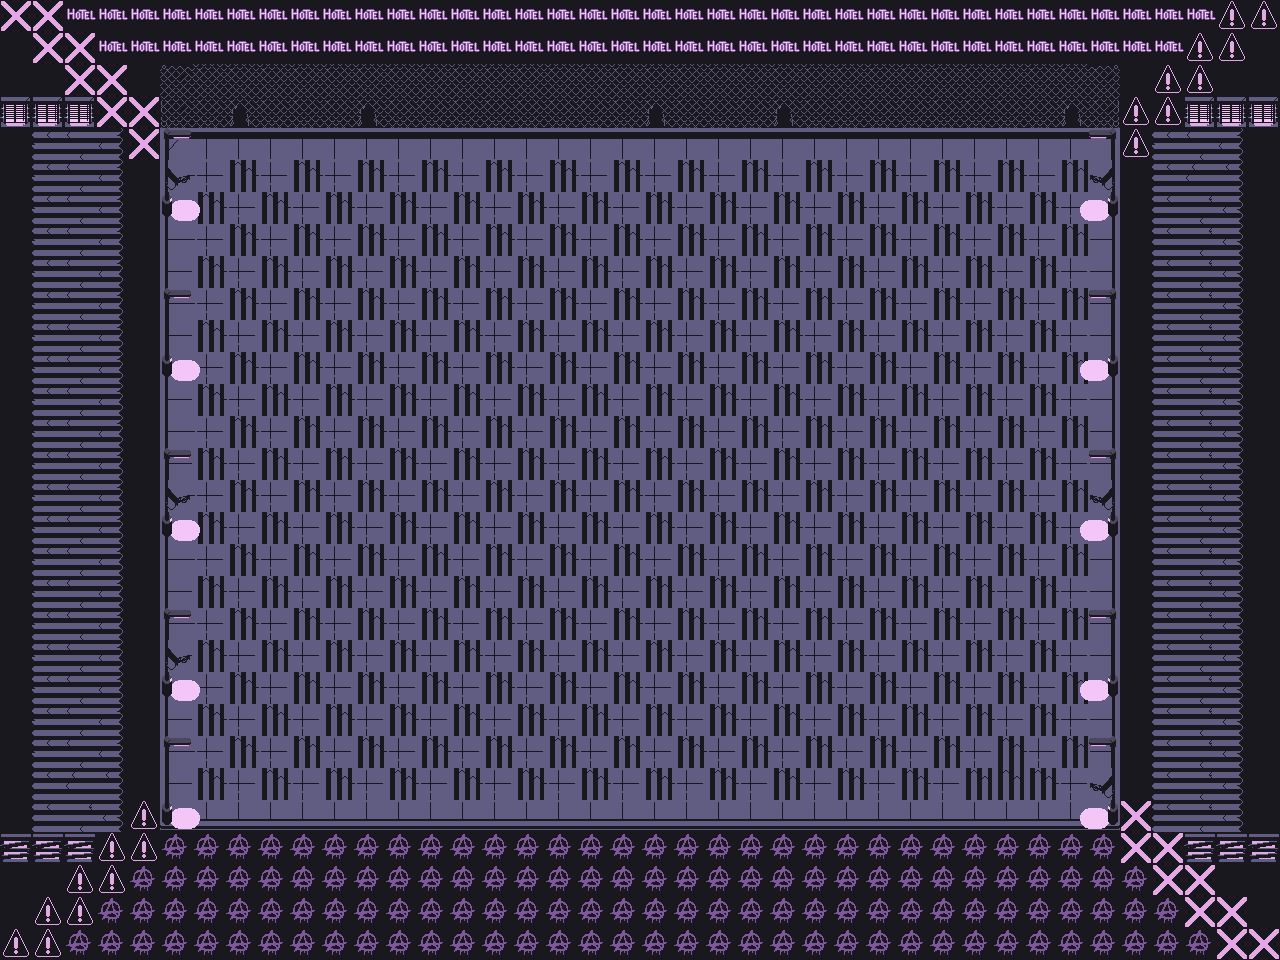

Tiled map render using the project's own tile images. Description and the map definition, with tile-layer contents summarised, below:
An orthogonal 40x30 tile map with 32x32 px tiles, 3 tile layers (CalquedeTuiles2, deco_fond, rien1).

<map version="1.10" tiledversion="1.10.2" orientation="orthogonal" renderorder="right-down" width="40" height="30" tilewidth="32" tileheight="32" infinite="0" nextlayerid="4" nextobjectid="1">
 <editorsettings>
  <export target="donjon_japon_fin.json" format="json" />
 </editorsettings>
 <tileset firstgid="1" name="carte_1" tilewidth="32" tileheight="32" tilecount="120" columns="8">
  <image source="fond_et_map/image/japontuiles.png" width="256" height="480" />
  <tile id="0">
   <properties>
    <property name="estSolide" type="bool" value="false" />
   </properties>
  </tile>
  <tile id="1">
   <properties>
    <property name="estSolide" type="bool" value="true" />
   </properties>
  </tile>
  <tile id="2">
   <properties>
    <property name="estSolide" type="bool" value="true" />
   </properties>
  </tile>
  <tile id="3">
   <properties>
    <property name="estSolide" type="bool" value="true" />
   </properties>
  </tile>
  <tile id="4">
   <properties>
    <property name="estSolide" type="bool" value="false" />
   </properties>
  </tile>
  <tile id="5">
   <properties>
    <property name="estSolide" type="bool" value="false" />
   </properties>
  </tile>
  <tile id="6">
   <properties>
    <property name="estSolide" type="bool" value="false" />
   </properties>
  </tile>
  <tile id="7">
   <properties>
    <property name="estSolide" type="bool" value="false" />
   </properties>
  </tile>
  <tile id="8">
   <properties>
    <property name="estSolide" type="bool" value="true" />
   </properties>
  </tile>
  <tile id="9">
   <properties>
    <property name="estSolide" type="bool" value="true" />
   </properties>
  </tile>
  <tile id="10">
   <properties>
    <property name="estSolide" type="bool" value="true" />
   </properties>
  </tile>
  <tile id="11">
   <properties>
    <property name="estSolide" type="bool" value="false" />
   </properties>
  </tile>
  <tile id="12">
   <properties>
    <property name="estSolide" type="bool" value="false" />
   </properties>
  </tile>
  <tile id="13">
   <properties>
    <property name="estSolide" type="bool" value="false" />
   </properties>
  </tile>
  <tile id="14">
   <properties>
    <property name="estSolide" type="bool" value="false" />
   </properties>
  </tile>
  <tile id="15">
   <properties>
    <property name="estSolide" type="bool" value="false" />
   </properties>
  </tile>
  <tile id="16">
   <properties>
    <property name="estSolide" type="bool" value="true" />
   </properties>
  </tile>
  <tile id="17">
   <properties>
    <property name="estSolide" type="bool" value="true" />
   </properties>
  </tile>
  <tile id="18">
   <properties>
    <property name="estSolide" type="bool" value="true" />
   </properties>
  </tile>
  <tile id="19">
   <properties>
    <property name="estSolide" type="bool" value="false" />
   </properties>
  </tile>
  <tile id="20">
   <properties>
    <property name="estSolide" type="bool" value="false" />
   </properties>
  </tile>
  <tile id="21">
   <properties>
    <property name="estSolide" type="bool" value="false" />
   </properties>
  </tile>
  <tile id="22">
   <properties>
    <property name="estSolide" type="bool" value="false" />
   </properties>
  </tile>
  <tile id="23">
   <properties>
    <property name="estSolide" type="bool" value="false" />
   </properties>
  </tile>
  <tile id="24">
   <properties>
    <property name="estSolide" type="bool" value="true" />
   </properties>
  </tile>
  <tile id="25">
   <properties>
    <property name="estSolide" type="bool" value="true" />
   </properties>
  </tile>
  <tile id="26">
   <properties>
    <property name="estSolide" type="bool" value="true" />
   </properties>
  </tile>
  <tile id="27">
   <properties>
    <property name="estSolide" type="bool" value="false" />
   </properties>
  </tile>
  <tile id="28">
   <properties>
    <property name="estSolide" type="bool" value="true" />
   </properties>
  </tile>
  <tile id="29">
   <properties>
    <property name="estSolide" type="bool" value="true" />
   </properties>
  </tile>
  <tile id="30">
   <properties>
    <property name="estSolide" type="bool" value="true" />
   </properties>
  </tile>
  <tile id="31">
   <properties>
    <property name="estSolide" type="bool" value="false" />
   </properties>
  </tile>
  <tile id="32">
   <properties>
    <property name="estSolide" type="bool" value="true" />
   </properties>
  </tile>
  <tile id="33">
   <properties>
    <property name="estSolide" type="bool" value="true" />
   </properties>
  </tile>
  <tile id="34">
   <properties>
    <property name="estSolide" type="bool" value="false" />
   </properties>
  </tile>
  <tile id="35">
   <properties>
    <property name="estSolide" type="bool" value="false" />
   </properties>
  </tile>
  <tile id="36">
   <properties>
    <property name="estSolide" type="bool" value="true" />
   </properties>
  </tile>
  <tile id="37">
   <properties>
    <property name="estSolide" type="bool" value="true" />
   </properties>
  </tile>
  <tile id="38">
   <properties>
    <property name="estSolide" type="bool" value="true" />
   </properties>
  </tile>
  <tile id="39">
   <properties>
    <property name="estSolide" type="bool" value="false" />
   </properties>
  </tile>
  <tile id="40">
   <properties>
    <property name="estSolide" type="bool" value="true" />
   </properties>
  </tile>
  <tile id="41">
   <properties>
    <property name="estSolide" type="bool" value="true" />
   </properties>
  </tile>
  <tile id="42">
   <properties>
    <property name="estSolide" type="bool" value="false" />
   </properties>
  </tile>
  <tile id="43">
   <properties>
    <property name="estSolide" type="bool" value="false" />
   </properties>
  </tile>
  <tile id="44">
   <properties>
    <property name="estSolide" type="bool" value="true" />
   </properties>
  </tile>
  <tile id="45">
   <properties>
    <property name="estSolide" type="bool" value="true" />
   </properties>
  </tile>
  <tile id="46">
   <properties>
    <property name="estSolide" type="bool" value="true" />
   </properties>
  </tile>
  <tile id="47">
   <properties>
    <property name="estSolide" type="bool" value="false" />
   </properties>
  </tile>
  <tile id="48">
   <properties>
    <property name="estSolide" type="bool" value="false" />
   </properties>
  </tile>
  <tile id="49">
   <properties>
    <property name="estSolide" type="bool" value="false" />
   </properties>
  </tile>
  <tile id="50">
   <properties>
    <property name="estSolide" type="bool" value="false" />
   </properties>
  </tile>
  <tile id="51">
   <properties>
    <property name="estSolide" type="bool" value="false" />
   </properties>
  </tile>
  <tile id="52">
   <properties>
    <property name="estSolide" type="bool" value="false" />
   </properties>
  </tile>
  <tile id="53">
   <properties>
    <property name="estSolide" type="bool" value="false" />
   </properties>
  </tile>
  <tile id="54">
   <properties>
    <property name="estSolide" type="bool" value="false" />
   </properties>
  </tile>
  <tile id="55">
   <properties>
    <property name="estSolide" type="bool" value="true" />
   </properties>
  </tile>
  <tile id="56">
   <properties>
    <property name="estSolide" type="bool" value="false" />
   </properties>
  </tile>
  <tile id="57">
   <properties>
    <property name="estSolide" type="bool" value="false" />
   </properties>
  </tile>
  <tile id="58">
   <properties>
    <property name="estSolide" type="bool" value="false" />
   </properties>
  </tile>
  <tile id="59">
   <properties>
    <property name="estSolide" type="bool" value="false" />
   </properties>
  </tile>
  <tile id="60">
   <properties>
    <property name="estSolide" type="bool" value="false" />
   </properties>
  </tile>
  <tile id="61">
   <properties>
    <property name="estSolide" type="bool" value="false" />
   </properties>
  </tile>
  <tile id="62">
   <properties>
    <property name="estSolide" type="bool" value="false" />
   </properties>
  </tile>
  <tile id="63">
   <properties>
    <property name="estSolide" type="bool" value="true" />
   </properties>
  </tile>
  <tile id="64">
   <properties>
    <property name="estSolide" type="bool" value="false" />
   </properties>
  </tile>
  <tile id="65">
   <properties>
    <property name="estSolide" type="bool" value="false" />
   </properties>
  </tile>
  <tile id="66">
   <properties>
    <property name="estSolide" type="bool" value="false" />
   </properties>
  </tile>
  <tile id="67">
   <properties>
    <property name="estSolide" type="bool" value="false" />
   </properties>
  </tile>
  <tile id="68">
   <properties>
    <property name="estSolide" type="bool" value="false" />
   </properties>
  </tile>
  <tile id="69">
   <properties>
    <property name="estSolide" type="bool" value="false" />
   </properties>
  </tile>
  <tile id="70">
   <properties>
    <property name="estSolide" type="bool" value="false" />
   </properties>
  </tile>
  <tile id="71">
   <properties>
    <property name="estSolide" type="bool" value="true" />
   </properties>
  </tile>
  <tile id="72">
   <properties>
    <property name="estSolide" type="bool" value="true" />
   </properties>
  </tile>
  <tile id="73">
   <properties>
    <property name="estSolide" type="bool" value="true" />
   </properties>
  </tile>
  <tile id="74">
   <properties>
    <property name="estSolide" type="bool" value="false" />
   </properties>
  </tile>
  <tile id="75">
   <properties>
    <property name="estSolide" type="bool" value="true" />
   </properties>
  </tile>
  <tile id="76">
   <properties>
    <property name="estSolide" type="bool" value="true" />
   </properties>
  </tile>
  <tile id="77">
   <properties>
    <property name="estSolide" type="bool" value="true" />
   </properties>
  </tile>
  <tile id="78">
   <properties>
    <property name="estSolide" type="bool" value="true" />
   </properties>
  </tile>
  <tile id="79">
   <properties>
    <property name="estSolide" type="bool" value="false" />
   </properties>
  </tile>
  <tile id="80">
   <properties>
    <property name="estSolide" type="bool" value="true" />
   </properties>
  </tile>
  <tile id="81">
   <properties>
    <property name="estSolide" type="bool" value="true" />
   </properties>
  </tile>
  <tile id="82">
   <properties>
    <property name="estSolide" type="bool" value="true" />
   </properties>
  </tile>
  <tile id="83">
   <properties>
    <property name="estSolide" type="bool" value="true" />
   </properties>
  </tile>
  <tile id="84">
   <properties>
    <property name="estSolide" type="bool" value="true" />
   </properties>
  </tile>
  <tile id="85">
   <properties>
    <property name="estSolide" type="bool" value="true" />
   </properties>
  </tile>
  <tile id="86">
   <properties>
    <property name="estSolide" type="bool" value="true" />
   </properties>
  </tile>
  <tile id="87">
   <properties>
    <property name="estSolide" type="bool" value="false" />
   </properties>
  </tile>
  <tile id="88">
   <properties>
    <property name="estSolide" type="bool" value="true" />
   </properties>
  </tile>
  <tile id="89">
   <properties>
    <property name="estSolide" type="bool" value="true" />
   </properties>
  </tile>
  <tile id="90">
   <properties>
    <property name="estSolide" type="bool" value="true" />
   </properties>
  </tile>
  <tile id="91">
   <properties>
    <property name="estSolide" type="bool" value="true" />
   </properties>
  </tile>
  <tile id="92">
   <properties>
    <property name="estSolide" type="bool" value="true" />
   </properties>
  </tile>
  <tile id="93">
   <properties>
    <property name="estSolide" type="bool" value="true" />
   </properties>
  </tile>
  <tile id="94">
   <properties>
    <property name="estSolide" type="bool" value="true" />
   </properties>
  </tile>
  <tile id="95">
   <properties>
    <property name="estSolide" type="bool" value="false" />
   </properties>
  </tile>
  <tile id="96">
   <properties>
    <property name="estSolide" type="bool" value="true" />
   </properties>
  </tile>
  <tile id="97">
   <properties>
    <property name="estSolide" type="bool" value="true" />
   </properties>
  </tile>
  <tile id="98">
   <properties>
    <property name="estSolide" type="bool" value="true" />
   </properties>
  </tile>
  <tile id="99">
   <properties>
    <property name="estSolide" type="bool" value="true" />
   </properties>
  </tile>
  <tile id="100">
   <properties>
    <property name="estSolide" type="bool" value="true" />
   </properties>
  </tile>
  <tile id="101">
   <properties>
    <property name="estSolide" type="bool" value="true" />
   </properties>
  </tile>
  <tile id="102">
   <properties>
    <property name="estSolide" type="bool" value="true" />
   </properties>
  </tile>
  <tile id="103">
   <properties>
    <property name="estSolide" type="bool" value="false" />
   </properties>
  </tile>
  <tile id="104">
   <properties>
    <property name="estSolide" type="bool" value="true" />
   </properties>
  </tile>
  <tile id="105">
   <properties>
    <property name="estSolide" type="bool" value="true" />
   </properties>
  </tile>
  <tile id="106">
   <properties>
    <property name="estSolide" type="bool" value="true" />
   </properties>
  </tile>
  <tile id="107">
   <properties>
    <property name="estSolide" type="bool" value="true" />
   </properties>
  </tile>
  <tile id="108">
   <properties>
    <property name="estSolide" type="bool" value="true" />
   </properties>
  </tile>
  <tile id="109">
   <properties>
    <property name="estSolide" type="bool" value="true" />
   </properties>
  </tile>
  <tile id="110">
   <properties>
    <property name="estSolide" type="bool" value="true" />
   </properties>
  </tile>
  <tile id="111">
   <properties>
    <property name="estSolide" type="bool" value="true" />
   </properties>
  </tile>
  <tile id="112">
   <properties>
    <property name="estSolide" type="bool" value="false" />
   </properties>
  </tile>
  <tile id="113">
   <properties>
    <property name="estSolide" type="bool" value="false" />
   </properties>
  </tile>
  <tile id="114">
   <properties>
    <property name="estSolide" type="bool" value="true" />
   </properties>
  </tile>
  <tile id="115">
   <properties>
    <property name="estSolide" type="bool" value="true" />
   </properties>
  </tile>
  <tile id="116">
   <properties>
    <property name="estSolide" type="bool" value="true" />
   </properties>
  </tile>
  <tile id="117">
   <properties>
    <property name="estSolide" type="bool" value="true" />
   </properties>
  </tile>
  <tile id="118">
   <properties>
    <property name="estSolide" type="bool" value="true" />
   </properties>
  </tile>
  <tile id="119">
   <properties>
    <property name="estSolide" type="bool" value="true" />
   </properties>
  </tile>
 </tileset>
 <layer id="1" name="CalquedeTuiles2" width="40" height="30">
  <data>[1200 cells, 1200 non-empty, 11 distinct tile ids]</data>
 </layer>
 <layer id="2" name="deco_fond" width="40" height="30">
  <data>[1200 cells, 501 non-empty, 36 distinct tile ids]</data>
 </layer>
 <layer id="3" name="rien1" width="40" height="30">
  <data>[1200 cells, 502 non-empty, 36 distinct tile ids]</data>
 </layer>
</map>
